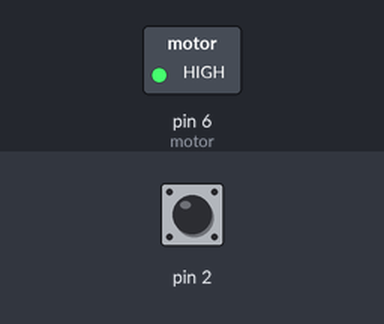
The sketch below on a simulated Arduino Uno, built with avr-gcc and run on an emulated ATmega328P. Shown: switched loads named in the sketch (green lamp = pin HIGH). The inputs (shaded band) are chosen by the test bench; at power-on: pin 2 HIGH. What the sketch prints to the serial monitor is not drawn.

Above: at 0.1 s.
Timing chart, 0 to 1.6 s (numbered marks = the images above):
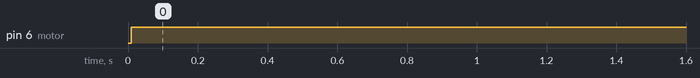

Measured:
- by itself, pin 6 (motor): LOW → HIGH at 0.01 s

The sketch:

sketch_nov28b.ino
```cpp
#include <Wire.h>
#include "PCF8575.h"
#include <DS18B20.h>
#include <SoftwareSerial.h>
int s = 0;
int ss = 0;
bool flag = true;
bool flag2 = false;
unsigned long timing;
EspSoftwareSerial::UART mdbPort;
PCF8575 PCF(0x20);

void setup() {
  Serial.begin(115200);
  Serial.println("Start");
  test_pcf();
  pinMode(6, OUTPUT);
  digitalWrite(6, LOW);

}

void loop() {
  if (PCF.read(9) == 0) {
    flag = false;
    flag2 = true;
  }
  if (!flag) {
    motor();
  }
}

void motor() {

  if (!flag) {
    pinMode(6, OUTPUT);
    digitalWrite(6, HIGH);
  }
  if (millis() - timing > 300) {
    timing = millis();
    PCF8575 PCF(0x20);

    if (PCF.read(8) == 1) {
      if (!flag && !flag2) {
        pinMode(6, OUTPUT);
        digitalWrite(6, LOW);
        flag = true;
      }
      flag2 = true;
    } else {
      flag2 = false;
    }
  }
}

void test_pcf() {
  PCF8575 PCF(0x20);
  if (PCF.begin(16, 15)) {
    Serial.print("Input num value:\n");

    Serial.println("OUT");
    for (int i = 0; i < 8; i++) {
      Serial.print(i);
      Serial.print(" ");
      Serial.println(PCF.read(i));
      PCF.write(1, 0);
    }
    Serial.println("in");
    for (int i = 0; i < 8; i++) {
      Serial.print(i);
      Serial.print(" ");
      Serial.println(PCF.read(i + 8));
    }
  }
}
```
